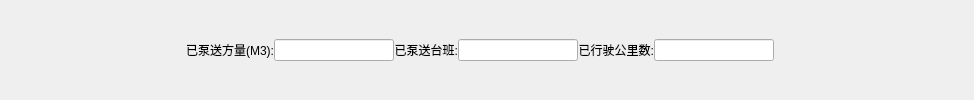
        <widget class="QWidget" name="widget_13" native="true">
         <layout class="QHBoxLayout" name="horizontalLayout_16">
          <property name="spacing">
           <number>0</number>
          </property>
          <property name="leftMargin">
           <number>0</number>
          </property>
          <property name="topMargin">
           <number>0</number>
          </property>
          <property name="rightMargin">
           <number>0</number>
          </property>
          <property name="bottomMargin">
           <number>0</number>
          </property>
          <item>
           <widget class="QLabel" name="label_32">
            <property name="minimumSize">
             <size>
              <width>274</width>
              <height>0</height>
             </size>
            </property>
            <property name="text">
             <string>已泵送方量(M3):</string>
            </property>
            <property name="alignment">
             <set>Qt::AlignRight|Qt::AlignTrailing|Qt::AlignVCenter</set>
            </property>
           </widget>
          </item>
          <item>
           <widget class="QLineEdit" name="lineEdit_29">
            <property name="minimumSize">
             <size>
              <width>120</width>
              <height>0</height>
             </size>
            </property>
            <property name="maximumSize">
             <size>
              <width>120</width>
              <height>16777215</height>
             </size>
            </property>
           </widget>
          </item>
          <item>
           <widget class="QLabel" name="label_33">
            <property name="text">
             <string>已泵送台班:</string>
            </property>
            <property name="alignment">
             <set>Qt::AlignRight|Qt::AlignTrailing|Qt::AlignVCenter</set>
            </property>
           </widget>
          </item>
          <item>
           <widget class="QLineEdit" name="lineEdit_30">
            <property name="minimumSize">
             <size>
              <width>120</width>
              <height>0</height>
             </size>
            </property>
            <property name="maximumSize">
             <size>
              <width>120</width>
              <height>16777215</height>
             </size>
            </property>
           </widget>
          </item>
          <item>
           <widget class="QLabel" name="label_34">
            <property name="text">
             <string>已行驶公里数:</string>
            </property>
            <property name="alignment">
             <set>Qt::AlignRight|Qt::AlignTrailing|Qt::AlignVCenter</set>
            </property>
           </widget>
          </item>
          <item>
           <widget class="QLineEdit" name="lineEdit_31">
            <property name="minimumSize">
             <size>
              <width>120</width>
              <height>0</height>
             </size>
            </property>
            <property name="maximumSize">
             <size>
              <width>120</width>
              <height>16777215</height>
             </size>
            </property>
           </widget>
          </item>
          <item>
           <spacer name="horizontalSpacer_17">
            <property name="orientation">
             <enum>Qt::Horizontal</enum>
            </property>
            <property name="sizeType">
             <enum>QSizePolicy::Maximum</enum>
            </property>
            <property name="sizeHint" stdset="0">
             <size>
              <width>200</width>
              <height>20</height>
             </size>
            </property>
           </spacer>
          </item>
         </layout>
        </widget>
